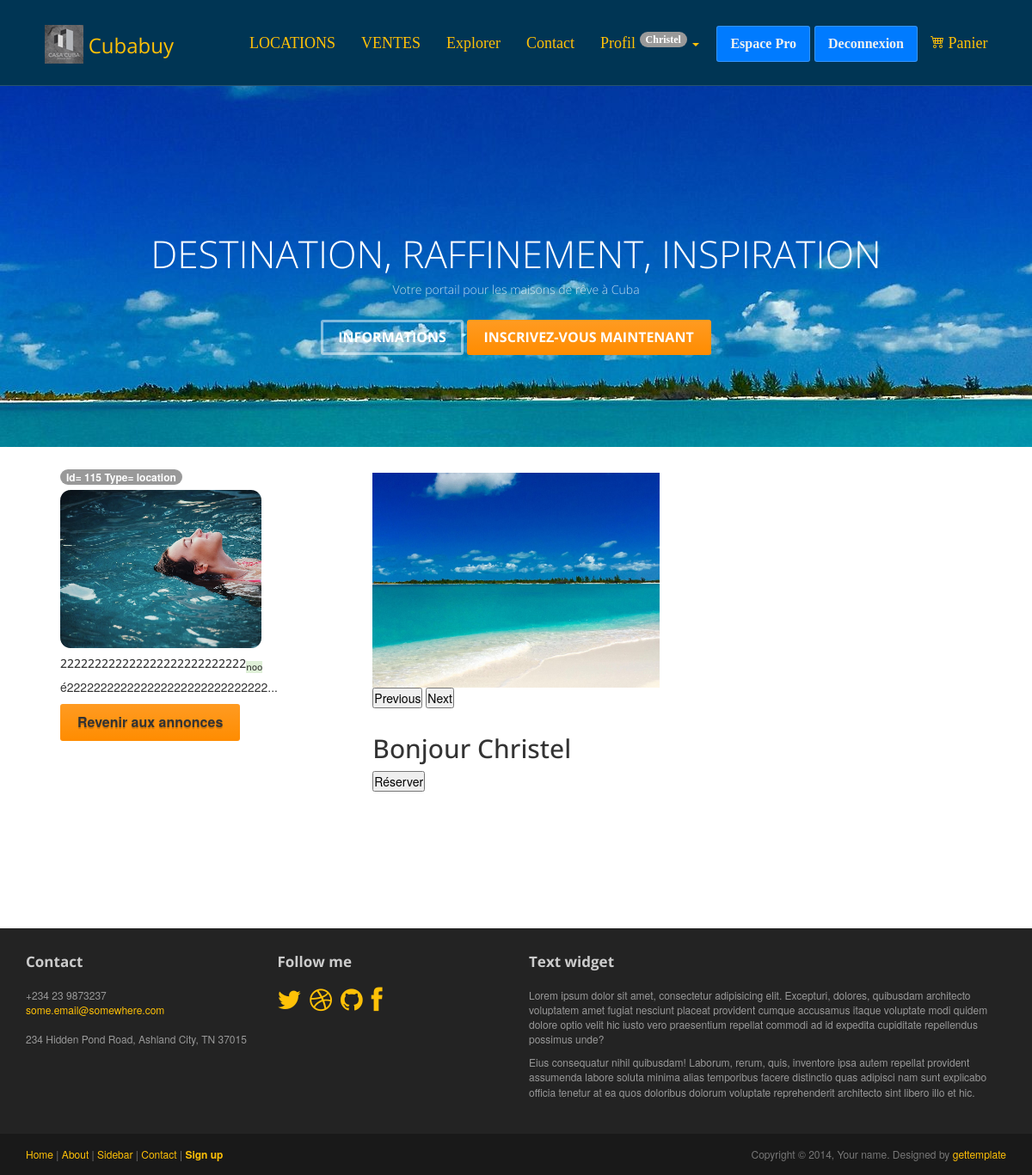
The app's page /showAnnonce.php?annonce=115 (signed in), older data.
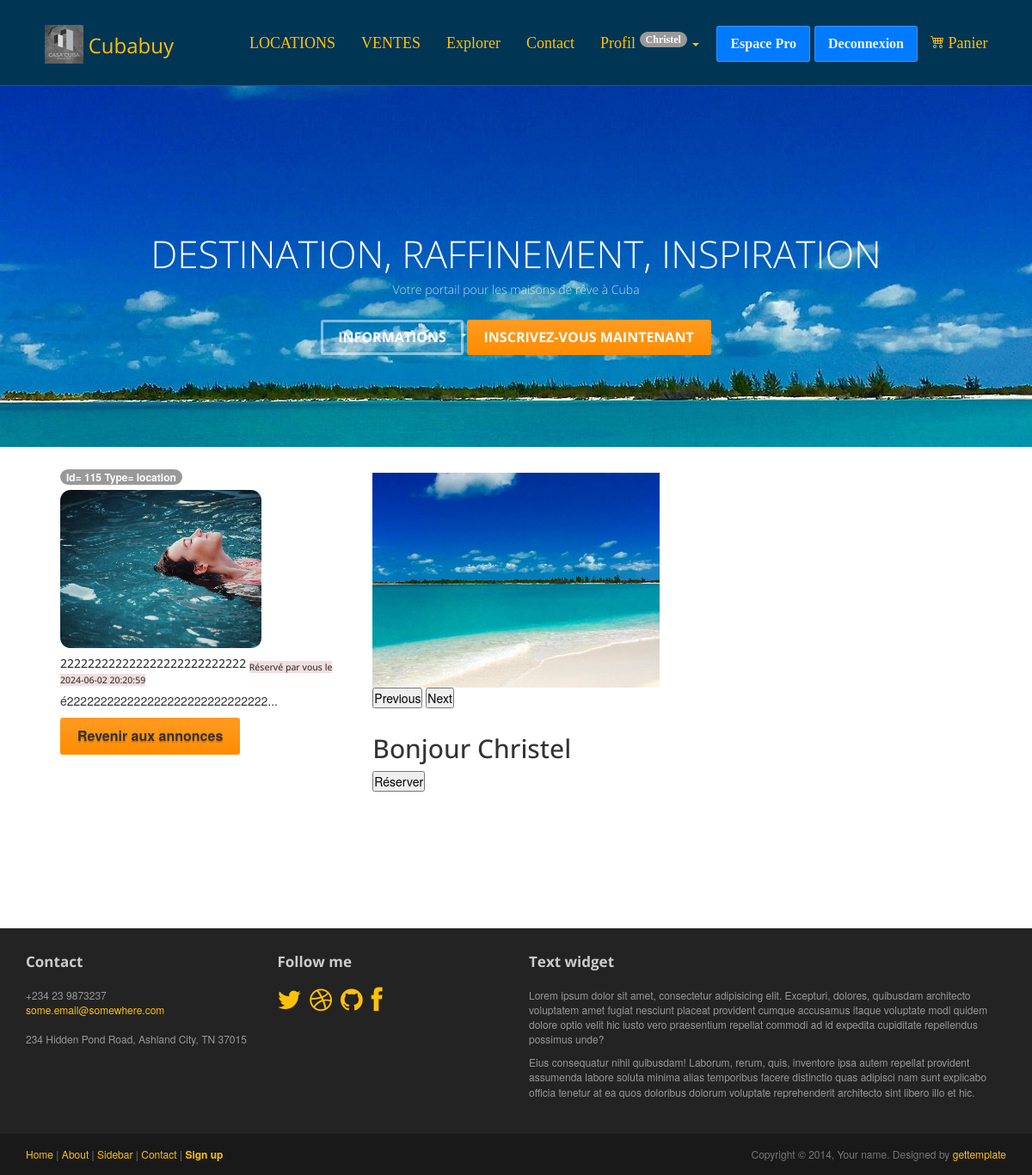
The same page, newer data.
### tables this page shows
CREATE TABLE `advert` (
  `id_advert` int NOT NULL,
  `photo` varchar(255) DEFAULT NULL,
  `title` varchar(100) NOT NULL,
  `description` text NOT NULL,
  `postal_code` varchar(50) NOT NULL,
  `city` varchar(50) NOT NULL,
  `type` enum('achat','location') NOT NULL,
  `price` float NOT NULL,
  `reservation_message` text,
  `is_reserved` tinyint(1) DEFAULT '0',
  `id_advert_image` int DEFAULT NULL
);

CREATE TABLE `reservations` (
  `id_reservation` int NOT NULL,
  `id_annonce` int NOT NULL,
  `id_utilisateur` int NOT NULL,
  `date_reservation` datetime NOT NULL DEFAULT CURRENT_TIMESTAMP,
  `date_arrivee` date NOT NULL,
  `date_depart` date NOT NULL,
  `nombre_personnes` int NOT NULL,
  `etat_reservation` varchar(20) NOT NULL DEFAULT 'en attente'
);

### inc/funtions.inc.php (called while the page is built, shortened)
<?php
function connexionBdd()
{
    $dsn = "mysql:host=" . DBHOST . ";dbname=" . DBNAME . ";charset=utf8";
    try {
        $pdo = new PDO($dsn, DBUSER, DBPASS);
        $pdo->setAttribute(PDO::ATTR_ERRMODE, PDO::ERRMODE_EXCEPTION);
        $pdo->setAttribute(PDO::ATTR_DEFAULT_FETCH_MODE, PDO::FETCH_ASSOC);
    } catch (PDOException $e) {
        die($e->getMessage());
    }
    return $pdo;
}
function showAnonnce($id_advert)
{
    $pdo = connexionBdd();
    $sql = $pdo->prepare("SELECT * FROM advert WHERE id_advert = :id_advert");
    $sql->bindParam(':id_advert', $id_advert);
    $sql->execute();
    $annoce = $sql->fetch();
    return $annoce;
}
function showReservations($id_utilisateur )
{
    $pdo = connexionBdd();
    $sql = $pdo->prepare("SELECT * FROM reservations WHERE id_utilisateur  = :id_utilisateur ");
    $sql->bindParam(':id_utilisateur', $id_utilisateur, PDO::PARAM_INT);
    $sql->execute();
    $reservation = $sql->fetchAll();
    return $reservation;
}

### showAnnonce.php (the view, shortened to what this page needs)
<?php
require_once "inc/header.inc.php";
$id_advert = $_GET['annonce'];
$annonce = showAnonnce($id_advert);
$reservations = showReservations($_SESSION['user']['id_user']);
foreach ($reservations as $reservation) {
    $id_annonce = $reservation['id_annonce'];
    if ($reservation['id_annonce'] == $id_advert) {
        $date_reservation = $reservation['date_reservation'];
        break;
    }
}
?>
<main class="maincontent">
    <section class=" margin-content ">
        <div class="row d-flex justify-content-center m-auto">
            <div class="col-lg-4 col-md-6 col-sm-12 mb-4">
                <div class="card">
                    <div> <sup class="badge rounded-pill text-bg-danger ms-1 fs-16"><?= 'Id= ' .  $annonce['id_advert'] . "  "  . 'Type= ' . $annonce['type'] ?></sup></div>
                    <img src="<?= RACINE_SITE . "assets/img/" . $annonce['photo'] ?>" class="card-img-top" alt="image de <?= $annonce['title']  ?>">
                    <div class="card-body">
                        <?php
                        if ($annonce['id_advert'] == $id_annonce) {
                            echo "<h5 class='card-title'>" . $annonce['title'] . " <sub class='bg-danger text-white rounded px-1'>Réservé par vous le $date_reservation</sub></h5>";
                        } else {
                            echo "<h5 class='card-title'>" . $annonce['title'] . "<sub class='bg-success text-white rounded px-1'>noo</sub></h5>";
                        }
                        ?>
                        <p class="card-text"><?= $annonce['description'] ?>...</p>
                        <div class="buttons">
                            <a href="<?= RACINE_SITE ?>explorer.php?annonce=<?= $annonce['id_advert'] ?>" class="btn btn-primary">Revenir aux annonces</a> <?php if ($_SESSION['user']['role'] == 'ROLE_ADMIN') {     ?>
                                <a href="<?= RACINE_SITE ?>admin/dashboard.php?gestionMaisons_php" class="btn btn-primary">Revenir aux gestionaire maison -ADMIN</a>
                            <?php
                                                                                                                                                            }
                            ?>
                        </div>
                    </div>
                </div>
            </div>
            <div class="col-lg-4 col-md-6 col-sm-12 mb-4 form-group">
            <div id="carouselExampleRide" class="carousel slide" data-bs-ride="true">
  <div class="carousel-inner">
    <div class="carousel-item active">
      <img src="assets/images/bg_header.jpg" class="d-block w-100" alt="...">
    </div>
  </div>
  <button class="carousel-control-prev" type="button" data-bs-target="#carouselExampleRide" data-bs-slide="prev">
    <span class="visually-hidden">Previous</span>
  </button>
  <button class="carousel-control-next" type="button" data-bs-target="#carouselExampleRide" data-bs-slide="next">
    <span class="visually-hidden">Next</span>
  </button>
</div>
                <div class="buttons  ">
                    <?php
                    if (isset($_SESSION['user'])) {
                    ?>
                        <form method="POST" action="<?= ($annonce['type'] == 'location') ? 'reservation_traitement.php' : 'panier.php' ?>?annonce=<?= $annonce['id_advert'] ?>">
                            <?php if ($_SESSION['user']['role'] == 'ROLE_ADMIN') {     ?>
                                <input type="hidden" name="id_advert" value="<?= $annonce['id_advert'] ?>">
                                <input type="submit" name="action" value="Réserver" class="btn ">
                        </form>
                        <form method="POST">
                            <input type="hidden" name="id_advert" value="<?= $annonce['id_advert'] ?>">
                            <input type="hidden" name="action" value="cancel">
                            <input type="submit" value="Annuler" class="btn btn-secondary">
                        </form>
                        <form method="POST">
                            <input type="hidden" name="id_advert" value="<?= $annonce['id_advert'] ?>">
                            <input type="hidden" name="action" value="delete">
                            <input type="submit" value="Supprimer" class="btn "><?= displaySupTag($_SESSION['user']['role'], $_SESSION['user']) ?>
                        </form>
                        <form method="post" enctype="multipart/form-data">
                            <input type="file" name="image">
                            <button type="submit">Ajouter image</button>
                        </form>
                </div>
            <?php
                            } else {
            ?>
                <h2>Bonjour <?php echo $_SESSION['user']['firstName'] ?></h2>
                <form method="POST" action="reservation_traitement.php">
                    <input type="submit" name="action" value="Réserver">
                </form>
        <?php
                            }
                        } else {
                            echo "<p class=' '>Pour réserver, veuillez vous <a href='" . RACINE_SITE . "authentification.php'>connecter</a> ou <a href='" . RACINE_SITE . "inscription.php'>inscrire</a>.</p>";
                        }
        ?>
            </div>
        </div>
        </div>
    </section>
</main>
<?php
require_once "inc/footer.inc.php";
?>
</body>
</html>

### inc/header.inc.php (shortened to what this page needs)
<?php
require_once "funtions.inc.php";
?>
<!DOCTYPE html>
<html lang="fr">
<head>
    <link rel="stylesheet" href="assets/css/bootstrap.min.css">
    <link rel="stylesheet" href="assets/css/font-awesome.min.css">
    <link rel="stylesheet" href="assets/css/bootstrap-theme.css" media="screen">
    <link rel="stylesheet" href="assets/css/main.css">
    <link rel="stylesheet" href="assets/css/style.css">
</head>
<div class="navbar navbar-inverse navbar-fixed-top headroom bg-bleuNav">
    <div class="nav-css ">
        <div class="navbar-header ">
            <a class="navbar-brand  " href="index.php"><img src="assets/images/CUBA(3).png" alt="Mon Logo" style="height: 100%;"> Cubabuy</a>
        </div>
        <div class="a navbar-collapse collapse">
            <ul class="nav navbar-nav pull-right">
                <li><a href="<?= RACINE_SITE ?>annoceLocation.php">LOCATIONS</a></li>
                <li><a href="<?= RACINE_SITE ?>annonceVente.php">VENTES</a></li>
                <li><a href="<?= RACINE_SITE ?>explorer.php">Explorer</a></li>
                <li><a href="<?= RACINE_SITE ?>contact.php">Contact</a></li>
                <li class="dropdown">
                    <a href="#" class="dropdown-toggle" data-toggle="dropdown">Profil
                        <?php if (isset($_SESSION['user'])) { ?>
                            <sup class="badge rounded-pill text-bg-danger ms-1 fs-16"><?= $_SESSION['user']['firstName'] ?></sup>
                        <?php } ?>
                        <b class="caret"></b>
                    </a>
                </li>
                <li class="espace-pro ">
                    <a href="<?= RACINE_SITE ?>admin/dashboard.php" class=" btn ">Espace Pro</a>
                    <?php if (empty($_SESSION['user'])) { ?>
                <li class="nav-item dropdown">
                    <a class="btn dropdown-toggle" type="button" data-bs-toggle="dropdown" aria-expanded="false">
                        Connexion
                    </a>
                    <ul class="dropdown-menu dropdown-menu-dark">
                        <li><a class="dropdown-item" href="<?= RACINE_SITE ?>profil.php">Connexion</a></li>
                        <li><a class="dropdown-item" href="<?= RACINE_SITE ?>contact.php?contact_pro">Contact Pro</a></li>
                    </ul>
                </li>
            <?php } else { ?>
                <li><a href=" ?action=deconnexion" class=" btn ">Deconnexion</a></li>
            <?php } ?>
            </li>
            <li><a href="panier.php">
                    Panier
                </a></li>
            </ul>
        </div>
    </div>
</div>
<?php
$current_page = basename($_SERVER['REQUEST_URI']);
if (!in_array($current_page, array('authentification.php', 'contact.php', 'annoceLocation.php', 'annonceVente.php', 'profil.php', 'register.php', 'explorer.php'))) { ?>
    <header id="head">
        <div class="container">
            <div class="row">
                <h1 class="lead">DESTINATION, RAFFINEMENT, INSPIRATION</h1>
                <p class="tagline">Votre portail pour les maisons de rêve à Cuba </p>
                <p><a href="<?= RACINE_SITE ?>a_propos.php" class="btn btn-default btn-lg" role="button">INFORMATIONS</a> <a href="<?= RACINE_SITE ?>register.php" class="btn btn-action btn-lg" role="button">INSCRIVEZ-VOUS MAINTENANT</a></p>
            </div>
        </div>
    </header>
<?php } ?>

### inc/footer.inc.php (shortened to what this page needs)
<footer id="footer" class="">
    <div class="footer1">
        <div class="container">
            <div class="row">
                <div class="col-md-3 widget">
                    <h3 class="widget-title">Contact</h3>
                    <div class="widget-body">
                        <p>+234 23 9873237<br>
                            <a href="mailto:#">some.email@somewhere.com</a><br>
                            <br>
                            234 Hidden Pond Road, Ashland City, TN 37015
                        </p>
                    </div>
                </div>
                <div class="col-md-3 widget">
                    <h3 class="widget-title">Follow me</h3>
                    <div class="widget-body">
                        <p class="follow-me-icons">
                            <a href=""><i class="fa fa-twitter fa-2"></i></a>
                            <a href=""><i class="fa fa-dribbble fa-2"></i></a>
                            <a href=""><i class="fa fa-github fa-2"></i></a>
                            <a href=""><i class="fa fa-facebook fa-2"></i></a>
                        </p>
                    </div>
                </div>
                <div class="col-md-6 widget">
                    <h3 class="widget-title">Text widget</h3>
                    <div class="widget-body">
                        <p>Lorem ipsum dolor sit amet, consectetur adipisicing elit. Excepturi, dolores, quibusdam architecto voluptatem amet fugiat nesciunt placeat provident cumque accusamus itaque voluptate modi quidem dolore optio velit hic iusto vero praesentium repellat commodi ad id expedita cupiditate repellendus possimus unde?</p>
                        <p>Eius consequatur nihil quibusdam! Laborum, rerum, quis, inventore ipsa autem repellat provident assumenda labore soluta minima alias temporibus facere distinctio quas adipisci nam sunt explicabo officia tenetur at ea quos doloribus dolorum voluptate reprehenderit architecto sint libero illo et hic.</p>
                    </div>
                </div>
            </div>
        </div>
    </div>
    <footer class=" footer  mt-5">
        <div class="footer2">
            <div class="container">
                <div class="row">
                    <div class="col-md-6 widget">
                        <div class="widget-body">
                            <p class="simplenav">
                                <a href="#">Home</a> |
                                <a href="about.html">About</a> |
                                <a href="sidebar-right.html">Sidebar</a> |
                                <a href="contact.html">Contact</a> |
                                <b><a href="signup.html">Sign up</a></b>
                            </p>
                        </div>
                    </div>
                    <div class="col-md-6 widget">
                        <div class="widget-body">
                            <p class="text-right">
                                Copyright &copy; 2014, Your name. Designed by <a href="http://gettemplate.com/" rel="designer">gettemplate</a>
                            </p>
                        </div>
                    </div>
                </div>
            </div>
        </div>
    </footer>
    </body>
    </html>

### assets/css/main.css (style rules this page uses)
#head { background: #101018 url(../images/bg_header.jpg) no-repeat; background-size: cover; min-height: 520px; text-align: center; padding-top: 240px; color: white; font-family: "Open sans", Helvetica, Arial; font-weight: 300; }
#head .lead { font-family: "Open sans", Helvetica, Arial; font-size: 44px; margin-bottom: 6px; color: white; line-height: 1.15em; }
#head .tagline { color: rgba(255, 255, 255, 0.75); margin-bottom: 25px; }
#head .btn { margin-bottom: 10px; }
#head .btn-default { text-shadow: none; background: transparent; color: rgba(255, 255, 255, .5); -webkit-box-shadow: inset 0px 0px 0px 3px rgba(255, 255, 255, .5); -moz-box-shadow: inset 0px 0px 0px 3px rgba(255, 255, 255, .5); box-shadow: inset 0px 0px 0px 3px rgba(255, 255, 255, .5); background: transparent; }
.headroom { -webkit-transition: all 0.4s ease-out; -moz-transition: all 0.4s ease-out; -o-transition: all 0.4s ease-out; transition: all 0.4s ease-out; }
h1, h2, h3, h4, h5, h6 { font-family: "Open sans", Helvetica, Arial; }
h1, .h1, h2, .h2, h3, .h3 { margin-top: 30px; }
img { max-width: 100%; }
.maincontent { height: 70vh; }
.footer1 { background: #232323; padding: 30px 0 0 0; font-size: 12px; color: #999; }
.footer1 a { color: #ccc; }
.footer1 .widget { margin-bottom: 30px; }
.footer1 .widget-title { font-size: 17px; font-weight: bold; color: #ccc; margin: 0 0 20px; }
.follow-me-icons { font-size: 30px; }
.follow-me-icons i { float: left; margin: 0 10px 0 0; }
.footer2 { background: #191919; padding: 15px 0; color: #777; font-size: 12px; }
.footer2 a { color: #aaa; }
.footer2 p { margin: 0; }

### assets/css/style.css (style rules this page uses)
* { margin: 0; padding: 0; box-sizing: border-box; }
:root { --bleu: #007BFF; --vert: #28B463; --jaune: #FFC107; --rouge: #893636; --fond-g-bleu: linear-gradient(89.5deg, rgba(131, 204, 255, 1) 0.4%, rgba(66, 144, 251, 1) 100.3%); --fond-g-rouge: linear-gradient(25deg, #d64c7f, #ee4758 50%); }
.nav-css { display: flex; justify-content: space-around !important; font-size: 18px; font-family: 'Playfair Display'; cursor: pointer; }
a { text-decoration: none; color: var(--jaune) !important; }
.a { color: #f0f0f0 !important; z-index: 3; }
.btn { background-color: var(--bleu); color: var(--blanc) !important; border: none; padding: 10px 20px; font-size: 16px; cursor: pointer; }
.margin-content { margin-right: 70px; margin-left: 70px; }
.bg-bleuNav { background-color: #003554; }
:root { --width: min(90vw, 800px); --offest: 0 -0.75rem; }
li { list-style: none; }
a { text-decoration: none; color: white; }
.buttons { display: flex; gap: 10px; }

Row changes from the older to the newer data that the page shows:
added reservations: date_reservation "2024-06-02 20:20:59"
Text that changed along with them:
text no longer shown: "noo"
text now shown: "Réservé par vous le"
